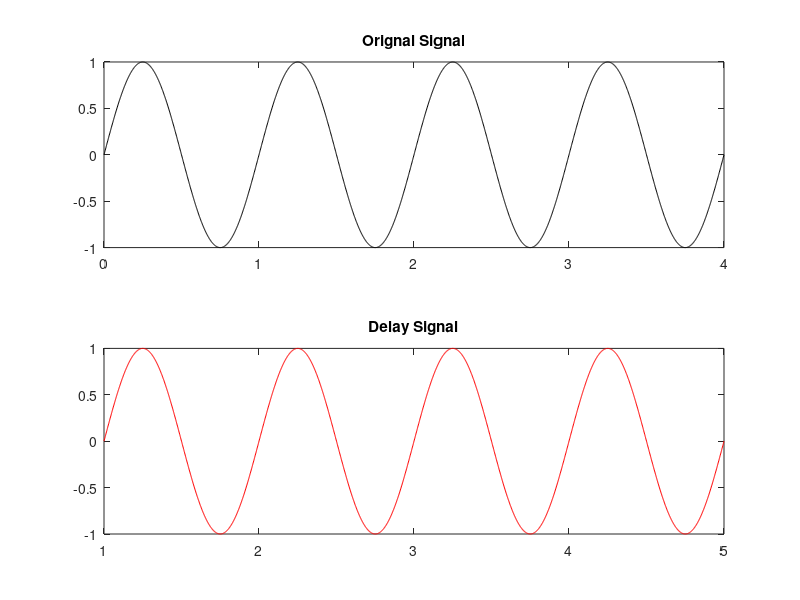

This figure's MATLAB source:
t=0:0.002:4;
x=sin(2*pi*1*t);
subplot(2,1,1);
plot(t,x,'k');
title('Orignal Signal');
subplot(2,1,2);
plot(t+1,x,'r');
title('Delay Signal');
